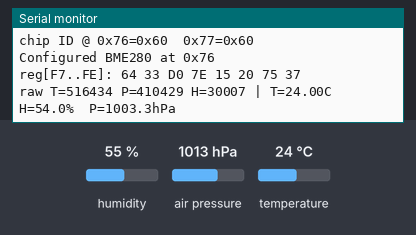
Recording of a sketch running on a simulated ESP32. Parts: the last lines printed to the serial monitor. Wiring (inferred from the names in the program): BME280 sensor at I2C address 0x76; BME280 sensor at I2C address 0x77. The inputs (shaded band) are chosen by the test bench; at power-on: humidity 55 %, air pressure 1013 hPa, temperature 24 °C.

Above: at 4.2 s.
4.3 s: humidity set to 22 %
At 5.5 s:
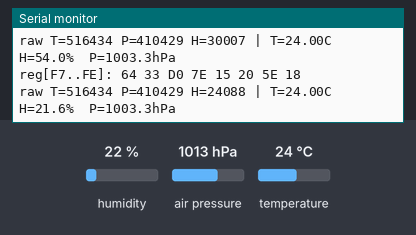
8.5 s: air pressure set to 952 hPa
At 10.0 s:
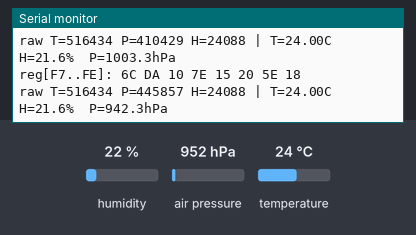
12.5 s: temperature set to 12 °C
At 13.9 s:
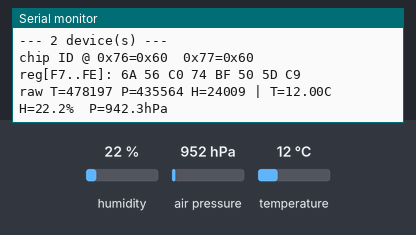
16.5 s: humidity set to 40 %
At 18.6 s:
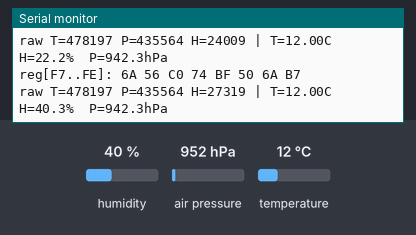
20.5 s: air pressure set to 975 hPa
At 21.9 s:
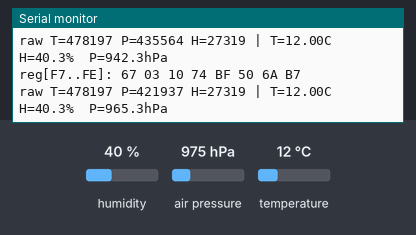
24.6 s: temperature set to 19 °C
At 25.9 s:
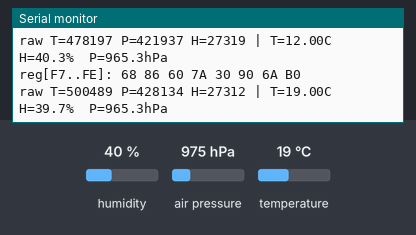
Timing chart, 0 to 27.6 s (numbered marks = the images above; inputs shaded):
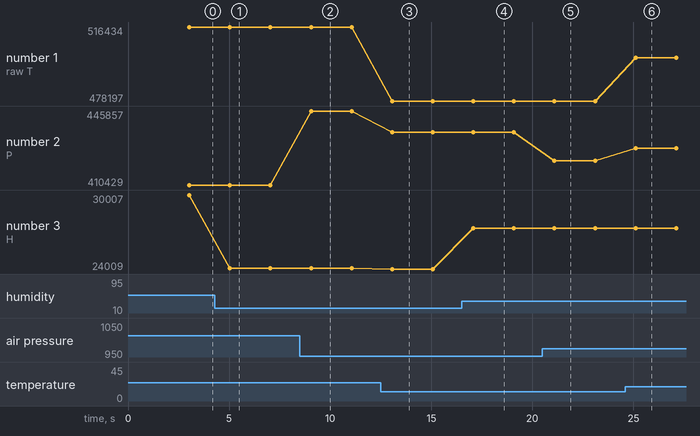

The sketch:

m1_bme280.ino
```cpp
// Milestone 1 — BME280 (Seengreat) bring-up on Wio Terminal I2C Grove port.
// Scans I2C bus first, then reads temp / humidity / pressure every 2 seconds.
//
// Wiring: Grove I2C port (left side) → BME280 Grove connector.
// Default address 0x76 (ADDR jumper on board selects 0x76 vs 0x77).
// FQBN: Seeeduino:samd:seeed_wio_terminal

#include <Wire.h>

void i2cScan() {
  Serial.println("--- I2C scan ---");
  int found = 0;
  for (uint8_t addr = 1; addr < 127; addr++) {
    Wire.beginTransmission(addr);
    if (Wire.endTransmission() == 0) {
      Serial.printf("  0x%02X found\n", addr);
      found++;
    }
  }
  Serial.printf("--- %d device(s) ---\n", found);
}

// BME280 registers — address auto-detected at boot
uint8_t BME_ADDR = 0x76;
#define REG_ID       0xD0
#define REG_CTRL_HUM 0xF2
#define REG_CTRL_MEAS 0xF4
#define REG_CONFIG   0xF5
#define REG_CALIB00  0x88
#define REG_CALIB26  0xE1
#define REG_DATA     0xF7

uint16_t dig_T1; int16_t dig_T2, dig_T3;
uint16_t dig_P1; int16_t dig_P2, dig_P3, dig_P4, dig_P5, dig_P6, dig_P7, dig_P8, dig_P9;
uint8_t  dig_H1; int16_t dig_H2; uint8_t dig_H3; int16_t dig_H4, dig_H5; int8_t dig_H6;
int32_t t_fine;

uint8_t readReg(uint8_t reg) {
  Wire.beginTransmission(BME_ADDR);
  Wire.write(reg);
  Wire.endTransmission();
  Wire.requestFrom(BME_ADDR, 1);
  return Wire.read();
}

void readRegs(uint8_t reg, uint8_t *buf, uint8_t len) {
  Wire.beginTransmission(BME_ADDR);
  Wire.write(reg);
  Wire.endTransmission();
  Wire.requestFrom(BME_ADDR, (int)len);
  for (uint8_t i = 0; i < len; i++) buf[i] = Wire.read();
}

void readCalibration() {
  uint8_t c[26];
  readRegs(REG_CALIB00, c, 26);
  dig_T1 = c[0] | (c[1] << 8);
  dig_T2 = c[2] | (c[3] << 8);
  dig_T3 = c[4] | (c[5] << 8);
  dig_P1 = c[6] | (c[7] << 8);
  dig_P2 = c[8] | (c[9] << 8);
  dig_P3 = c[10] | (c[11] << 8);
  dig_P4 = c[12] | (c[13] << 8);
  dig_P5 = c[14] | (c[15] << 8);
  dig_P6 = c[16] | (c[17] << 8);
  dig_P7 = c[18] | (c[19] << 8);
  dig_P8 = c[20] | (c[21] << 8);
  dig_P9 = c[22] | (c[23] << 8);
  dig_H1 = c[25]; // 0xA1

  uint8_t h[7];
  readRegs(REG_CALIB26, h, 7);
  dig_H2 = h[0] | (h[1] << 8);
  dig_H3 = h[2];
  dig_H4 = (h[3] << 4) | (h[4] & 0x0F);
  dig_H5 = (h[5] << 4) | (h[4] >> 4);
  dig_H6 = h[6];
}

float compensateTemp(int32_t adc) {
  int32_t v1 = ((((adc >> 3) - ((int32_t)dig_T1 << 1))) * (int32_t)dig_T2) >> 11;
  int32_t v2 = (((((adc >> 4) - (int32_t)dig_T1) * ((adc >> 4) - (int32_t)dig_T1)) >> 12) * (int32_t)dig_T3) >> 14;
  t_fine = v1 + v2;
  return (t_fine * 5 + 128) / 256 / 100.0f;
}

float compensatePressure(int32_t adc) {
  int64_t v1 = (int64_t)t_fine - 128000;
  int64_t v2 = v1 * v1 * (int64_t)dig_P6 + ((v1 * (int64_t)dig_P5) << 17) + ((int64_t)dig_P4 << 35);
  v1 = ((v1 * v1 * (int64_t)dig_P3) >> 8) + ((v1 * (int64_t)dig_P2) << 12);
  v1 = (((int64_t)1 << 47) + v1) * (int64_t)dig_P1 >> 33;
  if (v1 == 0) return 0;
  int64_t p = 1048576 - adc;
  p = (((p << 31) - v2) * 3125) / v1;
  v1 = ((int64_t)dig_P9 * (p >> 13) * (p >> 13)) >> 25;
  v2 = ((int64_t)dig_P8 * p) >> 19;
  return ((p + v1 + v2) >> 8) / 256.0f / 100.0f; // hPa
}

float compensateHumidity(int32_t adc) {
  int32_t v = t_fine - 76800;
  v = (((adc << 14) - ((int32_t)dig_H4 << 20) - ((int32_t)dig_H5 * v)) + 16384) >> 15;
  v = v * (((((((v * (int32_t)dig_H6) >> 10) * (((v * (int32_t)dig_H3) >> 11) + 32768)) >> 10) + 2097152) * (int32_t)dig_H2 + 8192) >> 14);
  v = v - (((((v >> 15) * (v >> 15)) >> 7) * (int32_t)dig_H1) >> 4);
  if (v < 0) v = 0;
  if (v > 419430400) v = 419430400;
  return (v >> 12) / 1024.0f;
}

void setup() {
  Serial.begin(115200);
  Wire.begin();
  delay(3000);
  Serial.println("BME280 bring-up");

  i2cScan();

  // Try 0x76 first, then 0x77
  static const uint8_t addrs[] = {0x76, 0x77};
  bool ok = false;
  for (int i = 0; i < 2; i++) {
    BME_ADDR = addrs[i];
    uint8_t id = readReg(REG_ID);
    Serial.printf("0x%02X -> chip ID 0x%02X\n", addrs[i], id);
    if (id == 0x60 || id == 0x58) {
      Serial.printf("Found %s at 0x%02X\n", id == 0x60 ? "BME280" : "BMP280", addrs[i]);
      ok = true;
      break;
    }
  }
  if (!ok) {
    Serial.println("ERROR: no BME280/BMP280 at 0x76 or 0x77");
    return;
  }

  readCalibration();

  // Oversampling: temp x1, pressure x1, humidity x1, normal mode
  Wire.beginTransmission(BME_ADDR);
  Wire.write(REG_CTRL_HUM);
  Wire.write(0x01); // humidity x1
  Wire.endTransmission();

  Wire.beginTransmission(BME_ADDR);
  Wire.write(REG_CTRL_MEAS);
  Wire.write(0x27); // temp x1, press x1, normal mode
  Wire.endTransmission();

  Wire.beginTransmission(BME_ADDR);
  Wire.write(REG_CONFIG);
  Wire.write(0xA0); // standby 1000ms, filter off
  Wire.endTransmission();

  Serial.println("BME280 configured — reading every 2s");
}

bool configured = false;
unsigned long loopCount = 0;

void configureBME() {
  readCalibration();
  Wire.beginTransmission(BME_ADDR);
  Wire.write(REG_CTRL_HUM);
  Wire.write(0x01);
  Wire.endTransmission();
  Wire.beginTransmission(BME_ADDR);
  Wire.write(REG_CTRL_MEAS);
  Wire.write(0x27);
  Wire.endTransmission();
  Wire.beginTransmission(BME_ADDR);
  Wire.write(REG_CONFIG);
  Wire.write(0xA0);
  Wire.endTransmission();
  configured = true;
  Serial.printf("Configured BME280 at 0x%02X\n", BME_ADDR);
}

void loop() {
  if (!configured || loopCount % 5 == 0) {
    i2cScan();
    uint8_t id76, id77;
    BME_ADDR = 0x76; id76 = readReg(REG_ID);
    BME_ADDR = 0x77; id77 = readReg(REG_ID);
    Serial.printf("chip ID @ 0x76=0x%02X  0x77=0x%02X\n", id76, id77);
    if (id76 == 0x60 || id76 == 0x58) { BME_ADDR = 0x76; if (!configured) configureBME(); }
    else if (id77 == 0x60 || id77 == 0x58) { BME_ADDR = 0x77; if (!configured) configureBME(); }
  }
  loopCount++;

  uint8_t buf[8];
  readRegs(REG_DATA, buf, 8);
  Serial.printf("reg[F7..FE]: %02X %02X %02X %02X %02X %02X %02X %02X\n",
                buf[0],buf[1],buf[2],buf[3],buf[4],buf[5],buf[6],buf[7]);

  int32_t pRaw = ((int32_t)buf[0] << 12) | ((int32_t)buf[1] << 4) | (buf[2] >> 4);
  int32_t tRaw = ((int32_t)buf[3] << 12) | ((int32_t)buf[4] << 4) | (buf[5] >> 4);
  int32_t hRaw = ((int32_t)buf[6] << 8) | buf[7];

  float temp = compensateTemp(tRaw);
  float pres = compensatePressure(pRaw);
  float hum  = compensateHumidity(hRaw);

  Serial.printf("raw T=%ld P=%ld H=%ld | T=%.2fC  H=%.1f%%  P=%.1fhPa\n",
                 tRaw, pRaw, hRaw, temp, hum, pres);
  delay(2000);
}
```

Measured:
- after the input at 4.3 s, the serial monitor: prints a new line after 0.74 s (image 1)
- after the input at 8.5 s, the serial monitor: prints a new line after 0.55 s (image 2)
- after the input at 12.5 s, the serial monitor: prints a new line after 0.57 s (image 3)
- after the input at 16.5 s, the serial monitor: prints a new line after 0.59 s (image 4)
- after the input at 20.5 s, the serial monitor: prints a new line after 0.59 s (image 5)
- after the input at 24.6 s, the serial monitor: prints a new line after 0.52 s (image 6)
- plotted number 1: 516434 → 478197 after the input at 12.5 s, 478197 → 500489 after the input at 24.6 s
- plotted number 2: 410429 → 445857 after the input at 8.5 s, 445857 → 435564 after the input at 12.5 s, 435564 → 421937 after the input at 20.5 s, 421937 → 428134 after the input at 24.6 s
